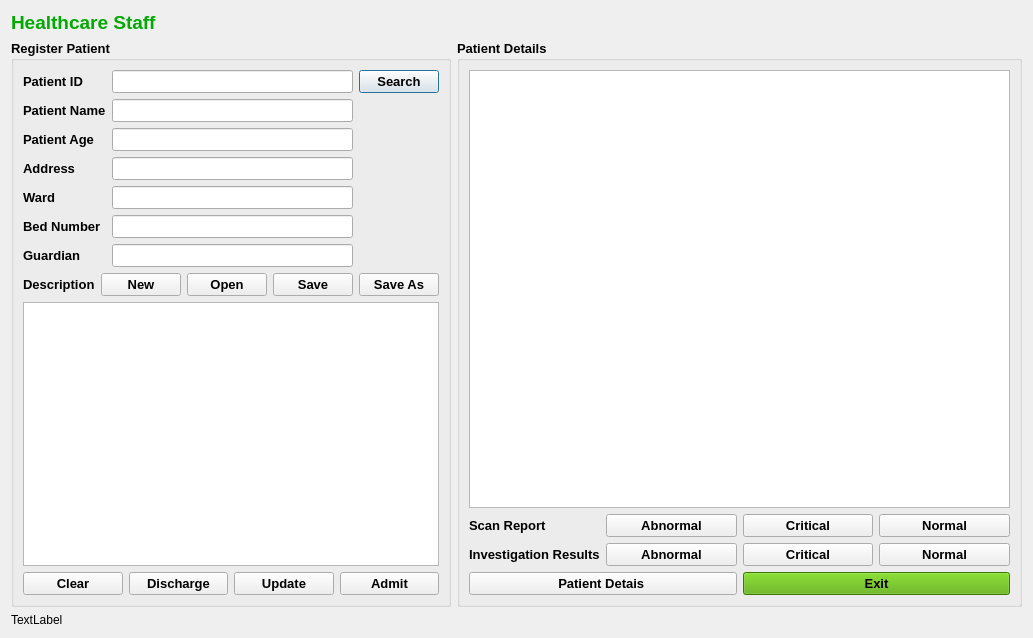
<?xml version="1.0" encoding="UTF-8"?>
<ui version="4.0">
 <class>Ward</class>
 <widget class="QDialog" name="Ward">
  <property name="geometry">
   <rect>
    <x>0</x>
    <y>0</y>
    <width>1033</width>
    <height>638</height>
   </rect>
  </property>
  <property name="windowTitle">
   <string>Dialog</string>
  </property>
  <layout class="QGridLayout" name="gridLayout_5">
   <item row="0" column="0">
    <widget class="QLabel" name="label_10">
     <property name="font">
      <font>
       <family>MS Shell Dlg 2</family>
       <pointsize>8</pointsize>
       <weight>50</weight>
       <italic>false</italic>
       <bold>false</bold>
      </font>
     </property>
     <property name="styleSheet">
      <string notr="true">font: 75 12pt &quot;MS Shell Dlg 2&quot;;
font: 8pt &quot;MS Shell Dlg 2&quot;;</string>
     </property>
     <property name="text">
      <string>&lt;html&gt;&lt;head/&gt;&lt;body&gt;&lt;p&gt;&lt;span style=&quot; font-family:'Calibri','sans-serif'; font-size:14pt; font-weight:600; color:#00aa00;&quot;&gt;Healthcare Staff &lt;/span&gt;&lt;/p&gt;&lt;/body&gt;&lt;/html&gt;</string>
     </property>
    </widget>
   </item>
   <item row="1" column="0">
    <layout class="QFormLayout" name="formLayout">
     <item row="0" column="0">
      <widget class="QGroupBox" name="groupBox_2">
       <property name="font">
        <font>
         <pointsize>10</pointsize>
         <weight>75</weight>
         <bold>true</bold>
        </font>
       </property>
       <property name="title">
        <string>Register Patient</string>
       </property>
       <layout class="QGridLayout" name="gridLayout_4">
        <item row="0" column="0">
         <widget class="QLabel" name="label">
          <property name="font">
           <font>
            <pointsize>10</pointsize>
            <weight>75</weight>
            <bold>true</bold>
           </font>
          </property>
          <property name="text">
           <string>Patient ID</string>
          </property>
         </widget>
        </item>
        <item row="0" column="1">
         <widget class="QLineEdit" name="lineEditPID"/>
        </item>
        <item row="0" column="2">
         <widget class="QPushButton" name="btnSearch">
          <property name="text">
           <string>Search</string>
          </property>
         </widget>
        </item>
        <item row="1" column="0">
         <widget class="QLabel" name="label_2">
          <property name="font">
           <font>
            <pointsize>10</pointsize>
            <weight>75</weight>
            <bold>true</bold>
           </font>
          </property>
          <property name="text">
           <string>Patient Name</string>
          </property>
         </widget>
        </item>
        <item row="1" column="1">
         <widget class="QLineEdit" name="lineEditPName"/>
        </item>
        <item row="2" column="0">
         <widget class="QLabel" name="label_3">
          <property name="font">
           <font>
            <pointsize>10</pointsize>
            <weight>75</weight>
            <bold>true</bold>
           </font>
          </property>
          <property name="text">
           <string>Patient Age</string>
          </property>
         </widget>
        </item>
        <item row="2" column="1">
         <widget class="QLineEdit" name="lineEditPAge"/>
        </item>
        <item row="3" column="0">
         <widget class="QLabel" name="label_4">
          <property name="font">
           <font>
            <pointsize>10</pointsize>
            <weight>75</weight>
            <bold>true</bold>
           </font>
          </property>
          <property name="text">
           <string>Address</string>
          </property>
         </widget>
        </item>
        <item row="3" column="1">
         <widget class="QLineEdit" name="lineEditAddress"/>
        </item>
        <item row="4" column="0">
         <widget class="QLabel" name="label_5">
          <property name="font">
           <font>
            <pointsize>10</pointsize>
            <weight>75</weight>
            <bold>true</bold>
           </font>
          </property>
          <property name="text">
           <string>Ward</string>
          </property>
         </widget>
        </item>
        <item row="4" column="1">
         <widget class="QLineEdit" name="lineEditWard"/>
        </item>
        <item row="5" column="0">
         <widget class="QLabel" name="label_7">
          <property name="font">
           <font>
            <pointsize>10</pointsize>
            <weight>75</weight>
            <bold>true</bold>
           </font>
          </property>
          <property name="text">
           <string>Bed Number</string>
          </property>
         </widget>
        </item>
        <item row="5" column="1">
         <widget class="QLineEdit" name="lineEditlineEditbedNumber"/>
        </item>
        <item row="6" column="0">
         <widget class="QLabel" name="label_6">
          <property name="font">
           <font>
            <pointsize>10</pointsize>
            <weight>75</weight>
            <bold>true</bold>
           </font>
          </property>
          <property name="text">
           <string>Guardian</string>
          </property>
         </widget>
        </item>
        <item row="6" column="1">
         <widget class="QLineEdit" name="lineEditGuardian"/>
        </item>
        <item row="7" column="0" colspan="3">
         <layout class="QGridLayout" name="gridLayout_2">
          <item row="0" column="0">
           <widget class="QLabel" name="scanDescription">
            <property name="font">
             <font>
              <pointsize>10</pointsize>
              <weight>75</weight>
              <bold>true</bold>
             </font>
            </property>
            <property name="text">
             <string>Description</string>
            </property>
           </widget>
          </item>
          <item row="0" column="1">
           <layout class="QHBoxLayout" name="horizontalLayout_2">
            <item>
             <widget class="QPushButton" name="btnNewFile">
              <property name="font">
               <font>
                <pointsize>10</pointsize>
                <weight>75</weight>
                <bold>true</bold>
               </font>
              </property>
              <property name="text">
               <string>New</string>
              </property>
             </widget>
            </item>
            <item>
             <widget class="QPushButton" name="btnOpenFile">
              <property name="font">
               <font>
                <pointsize>10</pointsize>
                <weight>75</weight>
                <bold>true</bold>
               </font>
              </property>
              <property name="text">
               <string>Open</string>
              </property>
             </widget>
            </item>
            <item>
             <widget class="QPushButton" name="btnSaveFile">
              <property name="font">
               <font>
                <pointsize>10</pointsize>
                <weight>75</weight>
                <bold>true</bold>
               </font>
              </property>
              <property name="text">
               <string>Save</string>
              </property>
             </widget>
            </item>
            <item>
             <widget class="QPushButton" name="btnSaveAs">
              <property name="font">
               <font>
                <pointsize>10</pointsize>
                <weight>75</weight>
                <bold>true</bold>
               </font>
              </property>
              <property name="text">
               <string>Save As</string>
              </property>
             </widget>
            </item>
           </layout>
          </item>
          <item row="1" column="0" colspan="2">
           <widget class="QTextEdit" name="textEditDetails"/>
          </item>
         </layout>
        </item>
        <item row="8" column="0" colspan="3">
         <layout class="QHBoxLayout" name="horizontalLayout">
          <item>
           <widget class="QPushButton" name="btnNClear">
            <property name="text">
             <string>Clear</string>
            </property>
           </widget>
          </item>
          <item>
           <widget class="QPushButton" name="btnDischarge">
            <property name="text">
             <string>Discharge</string>
            </property>
           </widget>
          </item>
          <item>
           <widget class="QPushButton" name="btnPatientUpdate">
            <property name="text">
             <string>Update</string>
            </property>
           </widget>
          </item>
          <item>
           <widget class="QPushButton" name="btnPatientAdd">
            <property name="font">
             <font>
              <pointsize>10</pointsize>
              <weight>75</weight>
              <bold>true</bold>
             </font>
            </property>
            <property name="text">
             <string>Admit</string>
            </property>
           </widget>
          </item>
         </layout>
        </item>
       </layout>
      </widget>
     </item>
     <item row="0" column="1">
      <widget class="QGroupBox" name="groupBox">
       <property name="font">
        <font>
         <pointsize>10</pointsize>
         <weight>75</weight>
         <bold>true</bold>
        </font>
       </property>
       <property name="title">
        <string>Patient Details </string>
       </property>
       <layout class="QGridLayout" name="gridLayout_3">
        <item row="0" column="0" colspan="2">
         <widget class="QTableView" name="tableView"/>
        </item>
        <item row="1" column="0" colspan="2">
         <layout class="QGridLayout" name="gridLayout">
          <item row="0" column="0">
           <widget class="QLabel" name="label_13">
            <property name="text">
             <string>Scan Report</string>
            </property>
           </widget>
          </item>
          <item row="0" column="1">
           <widget class="QPushButton" name="btnAbnormal">
            <property name="font">
             <font>
              <pointsize>10</pointsize>
              <weight>75</weight>
              <bold>true</bold>
             </font>
            </property>
            <property name="text">
             <string>Abnormal</string>
            </property>
           </widget>
          </item>
          <item row="0" column="2">
           <widget class="QPushButton" name="btnCritical">
            <property name="font">
             <font>
              <pointsize>10</pointsize>
              <weight>75</weight>
              <bold>true</bold>
             </font>
            </property>
            <property name="text">
             <string>Critical</string>
            </property>
           </widget>
          </item>
          <item row="0" column="3">
           <widget class="QPushButton" name="btnNormal">
            <property name="font">
             <font>
              <pointsize>10</pointsize>
              <weight>75</weight>
              <bold>true</bold>
             </font>
            </property>
            <property name="text">
             <string>Normal</string>
            </property>
           </widget>
          </item>
          <item row="1" column="0">
           <widget class="QLabel" name="label_14">
            <property name="text">
             <string>Investigation Results</string>
            </property>
           </widget>
          </item>
          <item row="1" column="1">
           <widget class="QPushButton" name="btnInvestigationAbnormal">
            <property name="text">
             <string>Abnormal</string>
            </property>
           </widget>
          </item>
          <item row="1" column="2">
           <widget class="QPushButton" name="btnInvestigationCritical">
            <property name="text">
             <string>Critical</string>
            </property>
           </widget>
          </item>
          <item row="1" column="3">
           <widget class="QPushButton" name="btnInvestigationNormal">
            <property name="text">
             <string>Normal</string>
            </property>
           </widget>
          </item>
         </layout>
        </item>
        <item row="2" column="0">
         <widget class="QPushButton" name="btnLoadTable">
          <property name="font">
           <font>
            <pointsize>10</pointsize>
            <weight>75</weight>
            <bold>true</bold>
           </font>
          </property>
          <property name="text">
           <string>Patient Detais </string>
          </property>
         </widget>
        </item>
        <item row="2" column="1">
         <widget class="QPushButton" name="btnExit">
          <property name="styleSheet">
           <string notr="true">background-color: rgb(85, 170, 0);</string>
          </property>
          <property name="text">
           <string>Exit</string>
          </property>
         </widget>
        </item>
       </layout>
      </widget>
     </item>
    </layout>
   </item>
   <item row="2" column="0">
    <widget class="QLabel" name="labelWardDb">
     <property name="text">
      <string>TextLabel</string>
     </property>
    </widget>
   </item>
  </layout>
 </widget>
 <resources/>
 <connections/>
</ui>
